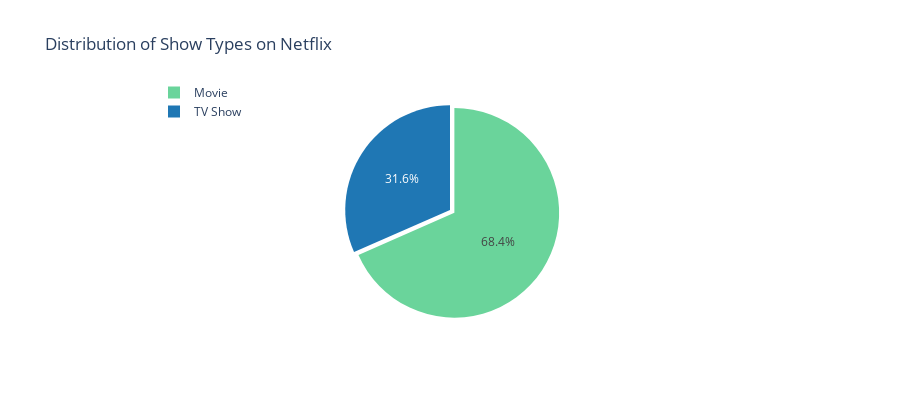

Here is the notebook cell this chart was saved with:
### Code cell
show_types = netflix_df['show type'].value_counts().reset_index()
show_types = show_types.rename(columns={'index':'Type',
                                       'show type':'Count'})

pie_chart = go.Pie(labels=show_types['Type'], values=show_types['Count'],
                   pull=[0.05,0],
                   marker = dict(colors=["#6ad49b", "#1f77b4"]))

fig_layout = go.Layout(title=" Distribution of Show Types on Netflix", height = 400, legend=dict(x=0.1, y=1.1))
fig = go.Figure(data= pie_chart, layout=fig_layout)
iplot(fig)

### Figure 1 — Plotly figure (JSON) as saved in the notebook; plotly's stock layout.template omitted (floating-point values rounded to 4 significant figures)
{"data": [{"labels": ["Movie", "TV Show"], "marker": {"colors": ["#6ad49b", "#1f77b4"]}, "pull": [0.05, 0], "type": "pie", "values": [4265, 1969]}], "layout": {"height": 400, "legend": {"x": 0.1, "y": 1.1}, "title": {"text": " Distribution of Show Types on Netflix"}}}
